Frame 1 (no input): blank canvas, image omitted
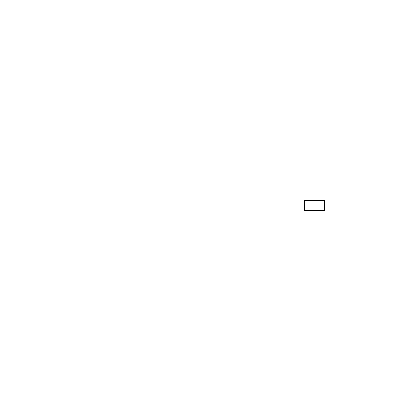
Frame 60 (the mouse pressed at the canvas centre just before this capture)
Frame 120 (the mouse held since frame 60 and released just before this capture): blank canvas, image omitted

The Processing sketch that drew this single still picture (run headless with seeded random() and noise(); from frame 60 on, the mouse is pressed at the canvas centre):

// Processing sketch: rectangle_motion_acceleration
// ── rectangle_motion_acceleration.pde
//Example 1: accelerated motion using multiplication
int w = 20;
int h = 10;
int x = 0;
int y;
float speed = 1;
void setup(){
size(400, 400);
y = height/2;
frameRate(30);
}
void draw(){
background(255);
speed*=1.1;
rect(speed, y, w, h);
}
